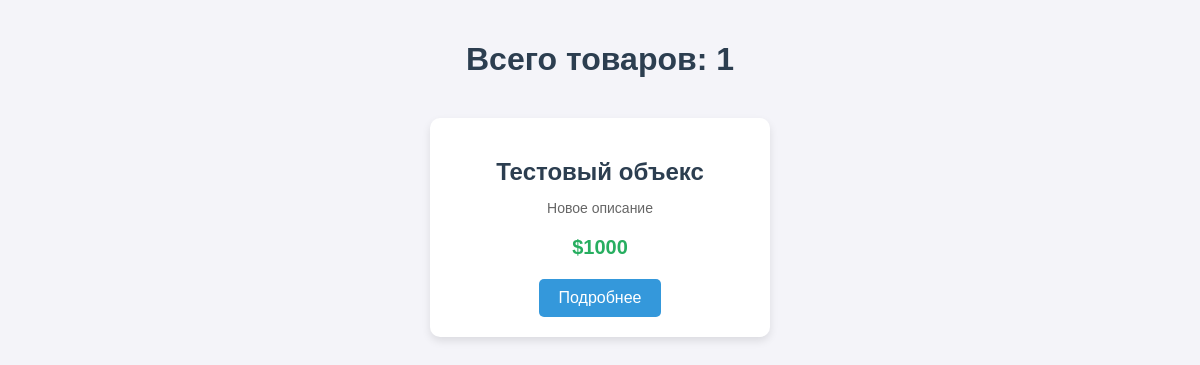
The app's page /items/, older data.
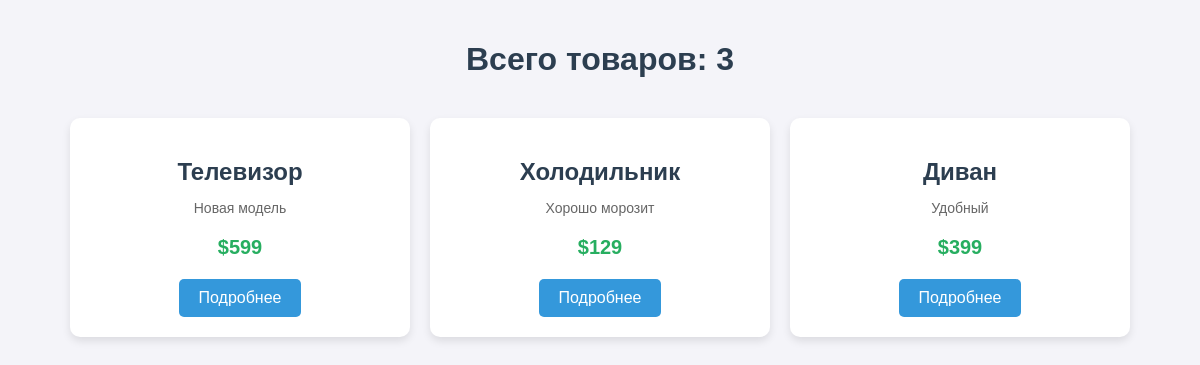
The same page, newer data.
### items/models.py (models this page shows, shortened)
class Item(models.Model):
    CURRENCY_CHOISE = [
        ('usd', 'USD'),
        ('rub', 'RUB')
    ]
    name = models.CharField(max_length=100)
    description = models.CharField(max_length=100)
    price = models.IntegerField()
    currency = models.CharField(max_length=3, choices=CURRENCY_CHOISE, default='usd')

### items/views.py (the view)
# urls.py: path('items/', views.items_get, name='items_list'),
def items_get(request):
    items = Item.objects.all()
    return render(request, 'items_list.html', {
        'items': items,
    })

### items/templates/items_list.html (shortened to what this page needs)
{% load static %}
<html lang="en">
<head>
    <link rel="stylesheet" type="text/css" href="{% static 'items/css/new_style.css' %}">
</head>
<body>
    <div class="container">
        <h1>Всего товаров: {{items|length}}</h1>
        <div class="items-list">
             {% for item in items %}
            <div class="item-card">
                <h2 class="item-name">{{ item.name }}</h2>
                <p class="item-description">{{ item.description }}</p>
                <p class="item-price">
                    {% if item.currency == "usd" %}
                        ${{ item.price }}
                    {% elif item.currency == "rub" %}
                        ₽{{ item.price }}
                    {% else %}
                        {{ item.price }} {{ item.currency|upper }}
                    {% endif %}
                </p>
                <button class="buy-button" onclick="location.href='/items/{{item.id}}/'">Подробнее</button>
            </div>
            {% endfor %}
        </div>
    </div>
</body>
</html>

### items/static/items/css/new_style.css (style rules this page uses)
body { font-family: Arial, sans-serif; background-color: #f4f4f9; margin: 0; padding: 0; color: #333; }
.container { max-width: 1200px; margin: 0 auto; padding: 20px; }
h1 { text-align: center; color: #2c3e50; margin-bottom: 40px; }
.items-list { display: flex; flex-wrap: wrap; gap: 20px; justify-content: center; }
.item-card { background-color: #fff; border-radius: 10px; box-shadow: 0 4px 8px rgba(0, 0, 0, 0.1); padding: 20px; width: 300px; text-align: center; transition: transform 0.3s ease, box-shadow 0.3s ease; }
.item-name { font-size: 24px; color: #2c3e50; margin-bottom: 10px; }
.item-description { font-size: 14px; color: #666; margin-bottom: 20px; }
.item-price { font-size: 20px; color: #27ae60; font-weight: bold; margin-bottom: 20px; }
.buy-button { background-color: #3498db; color: #fff; border: none; padding: 10px 20px; border-radius: 5px; font-size: 16px; cursor: pointer; transition: background-color 0.3s ease; }

Row changes from the older to the newer data that the page shows:
removed Item: name "Тестовый объекс", description "Новое описание", price "1000"
added Item: name "Телевизор", description "Новая модель", price "599"
added Item: name "Холодильник", description "Хорошо морозит", price "129"
added Item: name "Диван", description "Удобный", price "399"
Text that changed along with them:
{{ items|length }}: "1" → "3"
